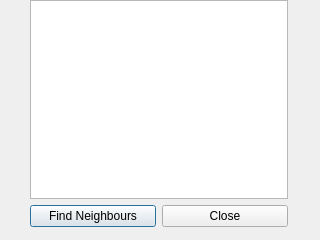
<?xml version="1.0" encoding="UTF-8"?>
<ui version="4.0">
 <class>DialogConfig</class>
 <widget class="QDialog" name="DialogConfig">
  <property name="geometry">
   <rect>
    <x>0</x>
    <y>0</y>
    <width>320</width>
    <height>240</height>
   </rect>
  </property>
  <property name="windowTitle">
   <string>Configuration</string>
  </property>
  <widget class="QWidget" name="">
   <property name="geometry">
    <rect>
     <x>30</x>
     <y>0</y>
     <width>258</width>
     <height>227</height>
    </rect>
   </property>
   <layout class="QGridLayout" name="gridLayout">
    <item row="0" column="0" colspan="2">
     <widget class="QTextBrowser" name="textBrowserConfig"/>
    </item>
    <item row="1" column="0">
     <widget class="QPushButton" name="btnNapping">
      <property name="text">
       <string>Find Neighbours</string>
      </property>
     </widget>
    </item>
    <item row="1" column="1">
     <widget class="QPushButton" name="btnClose">
      <property name="text">
       <string>Close</string>
      </property>
     </widget>
    </item>
   </layout>
  </widget>
 </widget>
 <resources/>
 <connections>
  <connection>
   <sender>btnClose</sender>
   <signal>clicked()</signal>
   <receiver>DialogConfig</receiver>
   <slot>close()</slot>
   <hints>
    <hint type="sourcelabel">
     <x>225</x>
     <y>212</y>
    </hint>
    <hint type="destinationlabel">
     <x>159</x>
     <y>119</y>
    </hint>
   </hints>
  </connection>
 </connections>
</ui>
